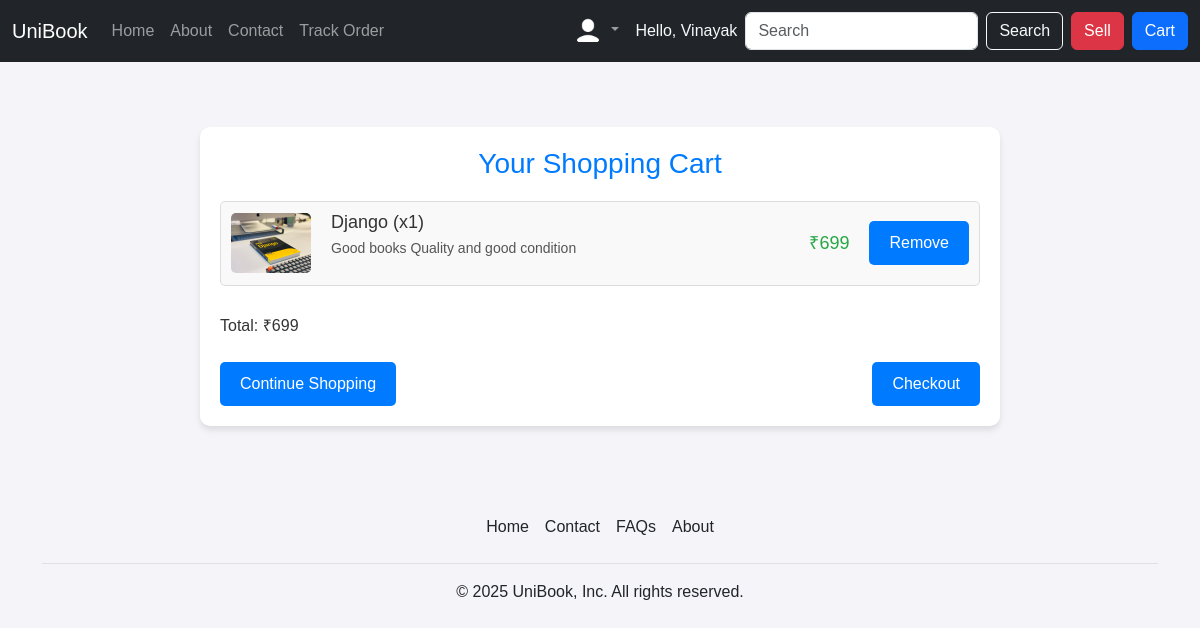
The page /cart (signed in) on the database as committed earlier.
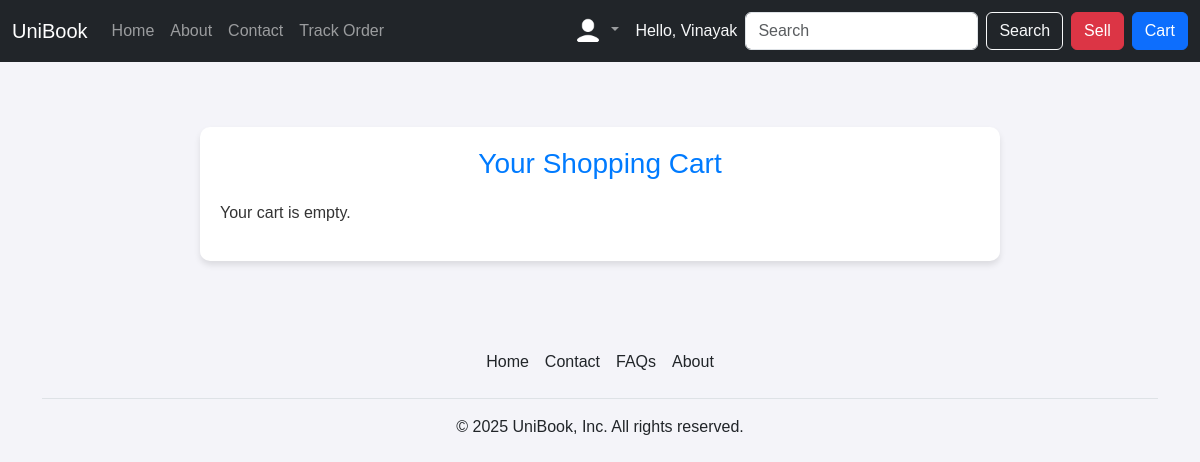
The same page on the database as committed later.
### home/models.py (models this page shows, shortened)
class CartItem(models.Model):
    user = models.ForeignKey(User, on_delete=models.CASCADE)
    product = models.ForeignKey(Product, on_delete=models.CASCADE)
    quantity = models.PositiveIntegerField(default=1)

class Product(models.Model):
    product_id = models.AutoField
    product_category = models.CharField(max_length=50)
    title = models.CharField(max_length=50)
    desc = models.CharField(max_length=500)
    price = models.IntegerField()
    image1 = models.ImageField(upload_to="images/")
    image2 = models.ImageField(upload_to="images/")
    image3 = models.ImageField(upload_to="images/")
    mobile = models.CharField(max_length=12, default="")
    location = models.CharField(max_length=500)
    user = models.CharField(max_length=10, default="")
    date = models.DateField()

### home/views.py (the view)
# urls.py: path('cart', views.cart, name='cart'),
def cart(request):
    if request.user.is_anonymous:
        return redirect('/login')
    cart_items = CartItem.objects.filter(user=request.user)
    total_price = sum(item.product.price * item.quantity for item in cart_items)
    context = {
        'cart_items': cart_items,
        'total_price': total_price
    }
    return render(request, 'cart.html', context)

### templates/cart.html (shortened to what this page needs)
{% extends 'base.html' %}
{% block body %}
{% load static %}
<div class="container">
  <h1>Your Shopping Cart</h1>
  {% if cart_items %}
    {% for item in cart_items %}
      <div class="cart-item">
        <img src="/media/{{ item.product.image1 }}" alt="{{ item.product.title }}">
        <div class="cart-item-details">
          <h3>{{ item.product.title }} (x{{ item.quantity }})</h3>
          <p>{{ item.product.desc }}</p>
        </div>
        <div class="cart-item-price">₹{{ item.product.price }}</div>
        <form method="post" action="{% url 'remove_from_cart' item.id %}">
          <button type="submit" class="button">Remove</button>
        </form>
      </div>
    {% endfor %}
    <div>
      <p class="price">Total: ₹{{ total_price }}</p>
      <div class="checkout-buttons">
        <form method="post" action="{% url 'home' %}">
          <button type="submit" class="button">Continue Shopping</button>
        </form>
        <a href="/checkout" class="button">Checkout</a>
      </div>
    </div>
  {% else %}
    <p>Your cart is empty.</p>
  {% endif %}
</div>
{% endblock %}

Rows that differ between the two databases and show on the page:
removed CartItem: product.image1 (picture), product "Django", quantity "1", product.desc "Good books Quality and good condition", product.price "699"
Other text that changed with them:
{{ total_price }}: "699" → (not shown)
text no longer shown: "Total: ₹ Continue Shopping Checkout"
text now shown: "Your cart is empty."
